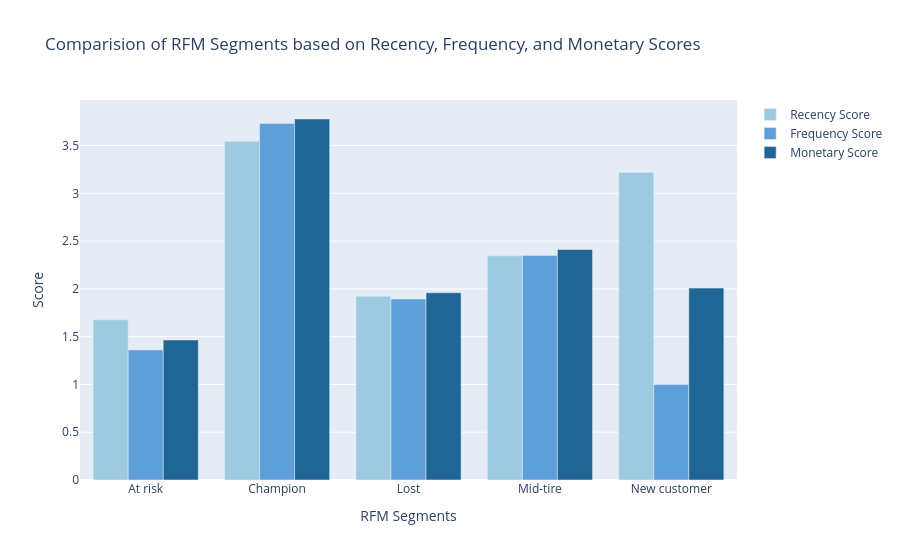

Notebook cell for this chart:
### Code cell
segment_scores = rfm.groupby('RFM_Segment_label')[['R','F','M']].mean().reset_index()
fig=go.Figure()

#Add bars for Recency score
fig.add_trace(go.Bar(
    x=segment_scores['RFM_Segment_label'],
    y=segment_scores['R'],
    name='Recency Score',
    marker_color='rgb(158,202,225)'
)) 

#Add bars for Frequency score
fig.add_trace(go.Bar(
    x=segment_scores['RFM_Segment_label'],
    y=segment_scores['F'],
    name='Frequency Score',
    marker_color='rgb(94,158,217)'
)) 

#Add bars for Monetary score
fig.add_trace(go.Bar(
    x=segment_scores['RFM_Segment_label'],
    y=segment_scores['M'],
    name='Monetary Score',
    marker_color='rgb(32,102,148)'
)) 

# Update the layout
fig.update_layout(
    title='Comparision of RFM Segments based on Recency, Frequency, and Monetary Scores',
    xaxis_title='RFM Segments',
    yaxis_title='Score',
    barmode='group',
    showlegend=True
)
fig.show()

### Figure 1 — Plotly figure (JSON) as saved in the notebook; plotly's stock layout.template omitted (floating-point values rounded to 4 significant figures)
{"data": [{"marker": {"color": "rgb(158,202,225)"}, "name": "Recency Score", "type": "bar", "x": ["At risk", "Champion", "Lost", "Mid-tire", "New customer"], "y": [1.677, 3.544, 1.924, 2.345, 3.22]}, {"marker": {"color": "rgb(94,158,217)"}, "name": "Frequency Score", "type": "bar", "x": ["At risk", "Champion", "Lost", "Mid-tire", "New customer"], "y": [1.36, 3.731, 1.894, 2.349, 1.0]}, {"marker": {"color": "rgb(32,102,148)"}, "name": "Monetary Score", "type": "bar", "x": ["At risk", "Champion", "Lost", "Mid-tire", "New customer"], "y": [1.464, 3.778, 1.959, 2.412, 2.008]}], "layout": {"barmode": "group", "showlegend": true, "title": {"text": "Comparision of RFM Segments based on Recency, Frequency, and Monetary Scores"}, "xaxis": {"title": {"text": "RFM Segments"}}, "yaxis": {"title": {"text": "Score"}}}}
